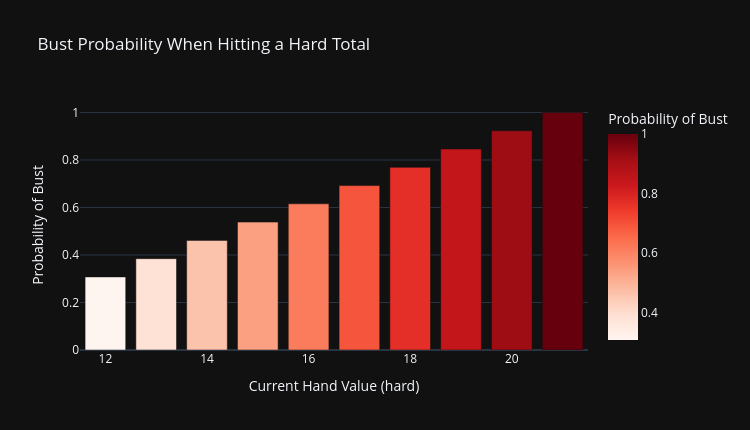

Notebook cell for this chart:
### Code cell
# Cell 4 — Bust Probability (exact)
# Hitting a HARD total v busts when the next card's value exceeds 21 - v.
# An ace counts as 1 here (counting it as 11 would bust a hand that 1 saves).
# Drawing from a full 52-card deck: 4 each of 2-9 and A, 16 ten-value cards.
CARD_PROBS = {v: 4/52 for v in range(2, 10)}
CARD_PROBS[10] = 16/52
CARD_PROBS[1] = 4/52          # ace, counted as 1

bust_df = pd.DataFrame([
    {'hand_value': v,
     'bust_probability': round(sum(p for c, p in CARD_PROBS.items() if c + v > 21), 4)}
    for v in range(12, 22)
])

fig = px.bar(bust_df, x='hand_value', y='bust_probability',
             color='bust_probability',
             color_continuous_scale='Reds',
             title='Bust Probability When Hitting a Hard Total',
             labels={'hand_value': 'Current Hand Value (hard)',
                     'bust_probability': 'Probability of Bust'},
             template='plotly_dark')
fig.update_layout(width=750, height=430)
fig.show()

print("Bust probability table (exact):")
print(bust_df.to_string(index=False))

### Figure 1 — Plotly figure (JSON) as saved in the notebook; plotly's stock layout.template omitted (floating-point values rounded to 4 significant figures)
{"data": [{"hovertemplate": "Current Hand Value (hard)=%{x}<br>Probability of Bust=%{marker.color}<extra></extra>", "legendgroup": "", "marker": {"color": [0.3077, 0.3846, 0.4615, 0.5385, 0.6154, 0.6923, 0.7692, 0.8462, 0.9231, 1.0], "coloraxis": "coloraxis", "pattern": {"shape": ""}}, "name": "", "orientation": "v", "showlegend": false, "textposition": "auto", "type": "bar", "x": [12, 13, 14, 15, 16, 17, 18, 19, 20, 21], "xaxis": "x", "y": [0.3077, 0.3846, 0.4615, 0.5385, 0.6154, 0.6923, 0.7692, 0.8462, 0.9231, 1.0], "yaxis": "y"}], "layout": {"barmode": "relative", "coloraxis": {"autocolorscale": false, "colorbar": {"title": {"text": "Probability of Bust"}}, "colorscale": [[0.0, "rgb(255,245,240)"], [0.125, "rgb(254,224,210)"], [0.25, "rgb(252,187,161)"], [0.375, "rgb(252,146,114)"], [0.5, "rgb(251,106,74)"], [0.625, "rgb(239,59,44)"], [0.75, "rgb(203,24,29)"], [0.875, "rgb(165,15,21)"], [1.0, "rgb(103,0,13)"]]}, "height": 430, "legend": {"tracegroupgap": 0}, "title": {"text": "Bust Probability When Hitting a Hard Total"}, "width": 750, "xaxis": {"anchor": "y", "domain": [0.0, 1.0], "title": {"text": "Current Hand Value (hard)"}}, "yaxis": {"anchor": "x", "domain": [0.0, 1.0], "title": {"text": "Probability of Bust"}}}}
